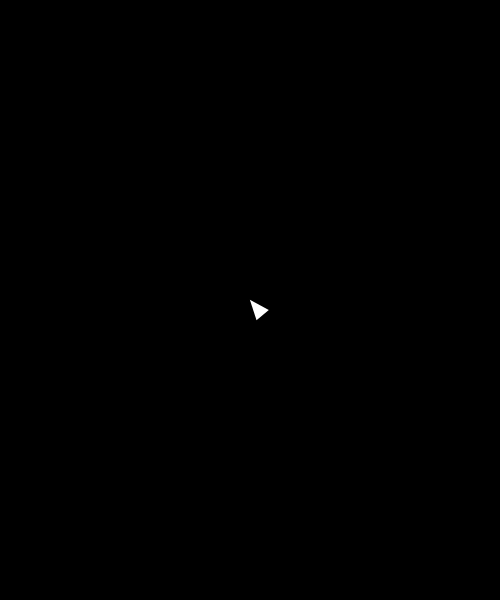
Frame 1 (no input)
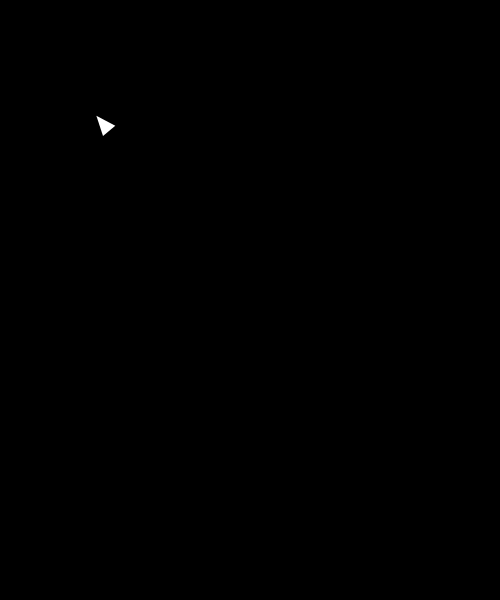
Frame 60 (no input)
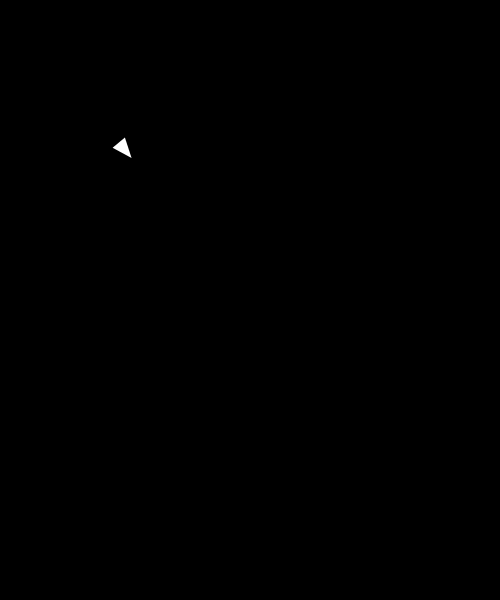
Frame 120 (the mouse pressed at the canvas centre since frame 60)

The p5.js sketch that drew these frames (run headless with seeded random() and noise() and a simulated clock; from frame 60 on, the mouse is pressed at the canvas centre):

// p5.js sketch
// ── sketch.js
"use strict";

let v;

function setup() {
  createCanvas(500, 600);
  v = new Vehicle(width / 2, height / 2);
}


function draw() {
  background(0);

  let target = createVector(mouseX, mouseY);
  v.seek(target);
  v.update();
  v.display();
}


class Vehicle {
  constructor(x, y) {
    this.pos = createVector(x, y);
    this.vel = createVector();
    this.acc = createVector();
    this.angle = 0;

    this.maxDesiredVel = 5; // maxSpeed
    this.maxSteerForce = 0.2; // maxForce
  }
  update() {
    this.vel.add(this.acc);
    this.pos.add(this.vel);
    this.acc.mult(0);
    this.angle = this.vel.heading();
  }
  applyForce(f) {
    this.acc.add(f);
  }
  seek(target) {
    let desiredVel = p5.Vector.sub(target, this.pos);
    desiredVel.normalize();
    desiredVel.mult(this.maxDesiredVel); // maxSpeed

    let steerForce = p5.Vector.sub(desiredVel, this.vel);
    steerForce.limit(this.maxSteerForce); // maxForce
    this.applyForce(steerForce);
  }
  display() {
    push();
    translate(this.pos.x, this.pos.y);
    rotate(this.angle);

    noStroke();
    fill(255);
    triangle(0, 0, -20, -8, -20, 8);

    pop();
  }
}
